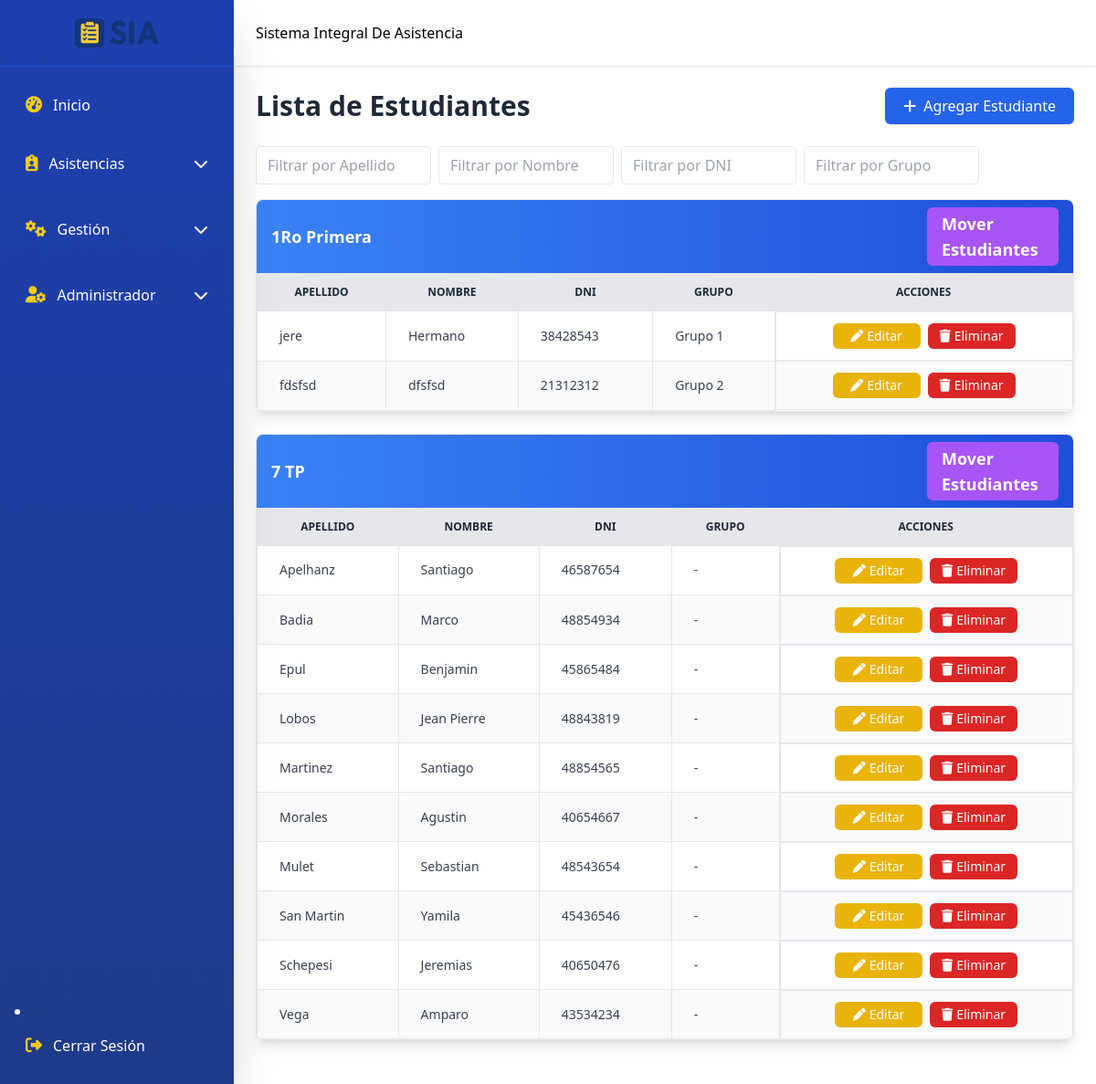
Page /students.php (signed in) on the committed database.
### tables this page shows
CREATE TABLE `students` (
  `student_id` int(11) NOT NULL,
  `last_name` varchar(50) NOT NULL,
  `first_name` varchar(100) NOT NULL,
  `course_id` int(11) NOT NULL,
  `DNI` int(50) DEFAULT NULL,
  `group_id` int(11) DEFAULT NULL
);

CREATE TABLE `groups` (
  `group_id` int(11) NOT NULL,
  `course_id` int(11) NOT NULL,
  `name` varchar(50) NOT NULL,
  `description` text DEFAULT NULL
);

### students.php (the view, shortened to what this page needs)
<?php
include 'includes/header.php';
include 'includes/sidebar.php';
include 'includes/navbar.php';
include 'includes/conn.php';
?>
<div class="flex-1 md:ml-64 transition-all duration-300">
  <br><br><br>
  <main class="pt-20 p-4 md:p-6">
    <div class="flex flex-col md:flex-row justify-between items-start md:items-center mb-6 gap-3 md:gap-0">
      <h1 class="text-3xl font-bold text-gray-800">Lista de Estudiantes</h1>
      <a href="javascript:void(0)" onclick="openModal('addStudentModal')"
         class="inline-flex items-center bg-blue-600 text-white px-5 py-2 rounded-md shadow hover:bg-blue-700 transition w-full md:w-auto justify-center">
        <i class="fa-solid fa-plus mr-2"></i> Agregar Estudiante
      </a>
    </div>
    <div class="flex flex-wrap gap-2 mb-4">
      <input type="text" id="filterLastName" placeholder="Filtrar por Apellido" class="px-3 py-2 border rounded w-48">
      <input type="text" id="filterFirstName" placeholder="Filtrar por Nombre" class="px-3 py-2 border rounded w-48">
      <input type="text" id="filterDNI" placeholder="Filtrar por DNI" class="px-3 py-2 border rounded w-48">
      <input type="text" id="filterGroup" placeholder="Filtrar por Grupo" class="px-3 py-2 border rounded w-48">
    </div>
    <?php
    try {
        $sql = "SELECT s.student_id, s.last_name, s.first_name, s.DNI, c.course_id, c.name AS course_name, g.group_id, g.name AS group_name
                FROM students s
                LEFT JOIN courses c ON s.course_id = c.course_id
                LEFT JOIN groups g ON s.group_id = g.group_id
                ORDER BY c.name, g.name, s.last_name, s.first_name";
        $stmt = $conn->query($sql);
        $students = $stmt->fetchAll();
        if ($students) {
            $grouped = [];
            foreach ($students as $student) {
                $grouped[$student['course_name']][] = $student;
            }
            foreach ($grouped as $course => $courseStudents) {
                echo "<div class='mb-6 border rounded-lg shadow-lg overflow-hidden'>";
                echo "<div class='bg-gradient-to-r from-blue-500 to-blue-700 text-white px-4 py-2 font-bold text-lg flex justify-between items-center'>";
                echo "<span>{$course}</span>";
                echo "<a href='javascript:void(0)'
                        onclick=\"openModalMoveStudents({$courseStudents[0]['course_id']}, '{$course}')\"
                        class='bg-purple-500 hover:bg-purple-700 text-white px-3 py-1 rounded-md flex items-center justify-center transition w-36'>
                        <i class='fa-solid fa-arrows-right-left mr-1'></i> Mover Estudiantes
                      </a>";
                echo "</div>";
                echo "<div class='overflow-x-auto'>";
                echo "<table class='min-w-full text-sm text-gray-700 border-collapse'>";
                echo "<thead class='bg-gray-200 text-gray-800 uppercase text-xs font-semibold border-b border-gray-300'>
                        <tr>
                          <th class='px-6 py-3 border'>Apellido</th>
                          <th class='px-6 py-3 border'>Nombre</th>
                          <th class='px-6 py-3 border'>DNI</th>
                          <th class='px-6 py-3 border'>Grupo</th>
                          <th class='px-6 py-3 border text-center'>Acciones</th>
                        </tr>
                      </thead>";
                echo "<tbody>";
                foreach ($courseStudents as $i => $student) {
                    $rowClass = $i % 2 === 0 ? 'bg-white' : 'bg-gray-50';
                    $groupDisplay = $student['group_name'] ?? '-';
                    echo "<tr class='hover:bg-gray-50 {$rowClass}'>";
                    echo "<td class='px-6 py-3 border'>{$student['last_name']}</td>";
                    echo "<td class='px-6 py-3 border'>{$student['first_name']}</td>";
                    echo "<td class='px-6 py-3 border'>{$student['DNI']}</td>";
                    echo "<td class='px-6 py-3 border'>{$groupDisplay}</td>";
                    echo "<td class='px-6 py-3 border text-center flex justify-center gap-2'>
                            <a href='javascript:void(0)'
                               onclick='openEditModal(".json_encode($student).")'
                               class='flex items-center justify-center bg-yellow-500 hover:bg-yellow-600 text-white px-3 py-1 rounded-md w-24 transition'>
                               <i class='fa-solid fa-pen mr-1'></i>Editar
                            </a>
                            <a href='students_back/delete_student.php?id={$student['student_id']}'
                               class='flex items-center justify-center bg-red-600 hover:bg-red-700 text-white px-3 py-1 rounded-md w-24 transition'
                               onclick=\"return confirm('¿Estás seguro de eliminar este estudiante?')\">
                               <i class='fa-solid fa-trash mr-1'></i>Eliminar
                            </a>
                          </td>";
                    echo "</tr>";
                }
                echo "</tbody></table></div></div>";
            }
        } else {
            echo "<p class='text-center text-gray-500'>No hay estudiantes registrados</p>";
        }
    } catch (PDOException $e) {
        echo "<p class='text-center text-red-600'>Error: {$e->getMessage()}</p>";
    }
    ?>
  </main>
</div>

### rows in the picture
students: last_name "jere", first_name "Hermano", DNI "38428543", group.name "Grupo 1"
students: last_name "fdsfsd", first_name "dfsfsd", DNI "21312312", group.name "Grupo 2"
students: last_name "Apelhanz", first_name "Santiago", DNI "46587654", groupDisplay "-"
students: last_name "Badia", first_name "Marco", DNI "48854934", groupDisplay "-"
students: last_name "Epul", first_name "Benjamin", DNI "45865484", groupDisplay "-"
students: last_name "Lobos", first_name "Jean Pierre", DNI "48843819", groupDisplay "-"
students: last_name "Martinez", first_name "Santiago", DNI "48854565", groupDisplay "-"
students: last_name "Morales", first_name "Agustin", DNI "40654667", groupDisplay "-"
students: last_name "Mulet", first_name "Sebastian", DNI "48543654", groupDisplay "-"
students: last_name "San Martin", first_name "Yamila", DNI "45436546", groupDisplay "-"
students: last_name "Schepesi", first_name "Jeremias", DNI "40650476", groupDisplay "-"
students: last_name "Vega", first_name "Amparo", DNI "43534234", groupDisplay "-"

### other values in the picture
$course "1Ro Primera"
$course "7 TP"
